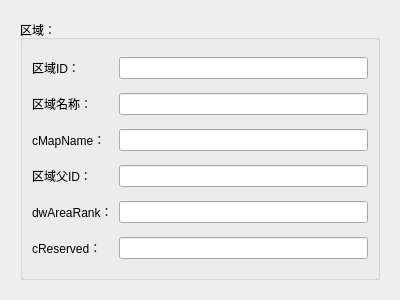
<?xml version="1.0" encoding="UTF-8"?>
<ui version="4.0">
 <class>AreaWidget</class>
 <widget class="QWidget" name="AreaWidget">
  <property name="geometry">
   <rect>
    <x>0</x>
    <y>0</y>
    <width>400</width>
    <height>300</height>
   </rect>
  </property>
  <property name="windowTitle">
   <string>Form</string>
  </property>
  <layout class="QHBoxLayout" name="horizontalLayout_2">
   <item>
    <widget class="QWidget" name="widget" native="true">
     <layout class="QHBoxLayout" name="horizontalLayout">
      <item>
       <widget class="QGroupBox" name="groupBox">
        <property name="title">
         <string>区域：</string>
        </property>
        <layout class="QGridLayout" name="gridLayout">
         <item row="0" column="0">
          <widget class="QLabel" name="label">
           <property name="text">
            <string>区域ID：</string>
           </property>
          </widget>
         </item>
         <item row="0" column="1">
          <widget class="QLineEdit" name="lineEdit_dwAreaID"/>
         </item>
         <item row="1" column="0">
          <widget class="QLabel" name="label_2">
           <property name="text">
            <string>区域名称：</string>
           </property>
          </widget>
         </item>
         <item row="1" column="1">
          <widget class="QLineEdit" name="lineEdit_cAreaName"/>
         </item>
         <item row="2" column="0">
          <widget class="QLabel" name="label_3">
           <property name="text">
            <string>cMapName：</string>
           </property>
          </widget>
         </item>
         <item row="2" column="1">
          <widget class="QLineEdit" name="lineEdit_cMapName"/>
         </item>
         <item row="3" column="0">
          <widget class="QLabel" name="label_4">
           <property name="text">
            <string>区域父ID：</string>
           </property>
          </widget>
         </item>
         <item row="3" column="1">
          <widget class="QLineEdit" name="lineEdit_dwParentID"/>
         </item>
         <item row="4" column="0">
          <widget class="QLabel" name="label_5">
           <property name="text">
            <string>dwAreaRank：</string>
           </property>
          </widget>
         </item>
         <item row="4" column="1">
          <widget class="QLineEdit" name="lineEdit_dwAreaRank"/>
         </item>
         <item row="5" column="0">
          <widget class="QLabel" name="label_6">
           <property name="text">
            <string>cReserved：</string>
           </property>
          </widget>
         </item>
         <item row="5" column="1">
          <widget class="QLineEdit" name="lineEdit_cReserved"/>
         </item>
        </layout>
       </widget>
      </item>
     </layout>
    </widget>
   </item>
  </layout>
 </widget>
 <resources/>
 <connections/>
</ui>
